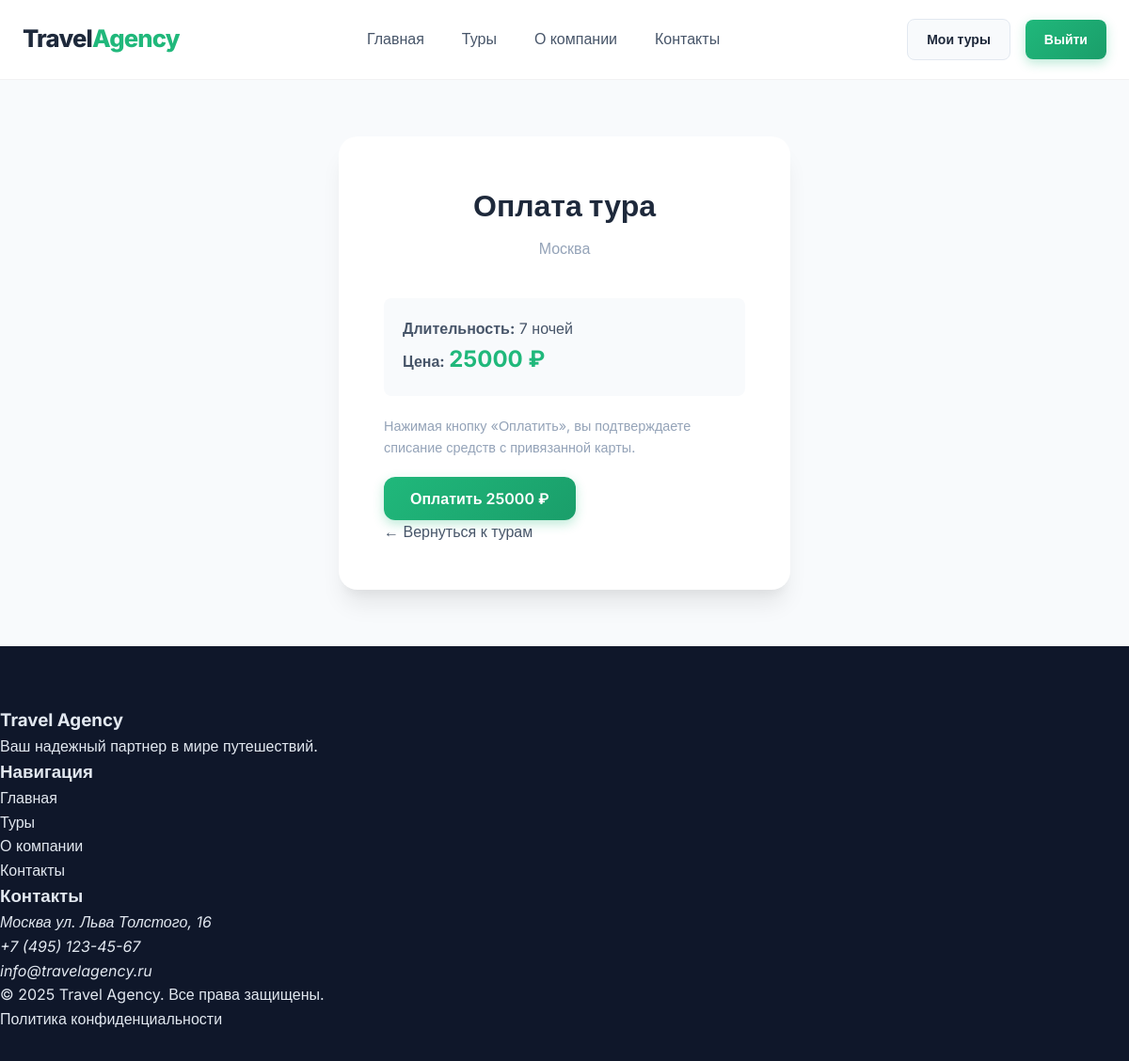
Screenshot of /buy/1/ (signed in) with the database file from the repository.
### travel_agent/models.py (models this page shows, shortened)
class Tour(models.Model):
    title = models.CharField(max_length=200, verbose_name="Название тура")
    category = models.ForeignKey(Category, on_delete=models.CASCADE, related_name='tours', verbose_name="Категория")
    description = models.TextField(verbose_name="Описание")
    price = models.DecimalField(max_digits=10, decimal_places=2, verbose_name="Цена")
    duration = models.PositiveIntegerField(default=7, verbose_name="Длительность (ночей)")
    image = models.ImageField(upload_to='tours/', blank=True, null=True, verbose_name="Изображение")
    is_active = models.BooleanField(default=True, verbose_name="Активен")
    class Meta:
        verbose_name = "Тур"
        verbose_name_plural = "Туры"

### travel_agent/views.py (the view)
# urls.py: path('buy/<int:tour_id>/', views.buy_tour_view, name='buy_tour'),
@login_required
def buy_tour_view(request, tour_id):
    tour = get_object_or_404(Tour, id=tour_id)
    if not Card.objects.filter(user=request.user).exists():
        messages.warning(request, "Для оплаты сначала привяжите карту.")
        return redirect('add_card')
    if request.method == 'POST':
        UserTour.objects.create(user=request.user, tour=tour, status='active')
        messages.success(request, f"Тур «{tour.title}» успешно оплачен!")
        return redirect('my_tours')
    return render(request, 'buy_tour.html', {'tour': tour})

### travel/templates/buy_tour.html (shortened to what this page needs)
{% extends 'base.html' %}
{% block content %}
<section class="auth section">
    <div class="container">
        <div class="auth__wrapper">
            <h1 class="auth__title">Оплата тура</h1>
            <p class="auth__subtitle">{{ tour.title }}</p>
            <div style="background: var(--color-bg-light); padding: 20px; border-radius: 8px; margin-bottom: 20px;">
                <p><strong>Длительность:</strong> {{ tour.duration }} ночей</p>
                <p><strong>Цена:</strong> <span style="color: var(--color-primary); font-size: 1.5rem; font-weight: bold;">{{ tour.price|floatformat:0 }} ₽</span></p>
            </div>
            <form method="POST">
                <p style="margin-bottom: 20px; font-size: 0.9rem; color: var(--color-text-light);">
                    Нажимая кнопку «Оплатить», вы подтверждаете списание средств с привязанной карты.
                </p>
                <button type="submit" class="button button_theme_primary auth__submit">Оплатить {{ tour.price|floatformat:0 }} ₽</button>
            </form>
            <p class="auth__footer-text">
                <a href="{% url 'tour_list' %}" class="auth__link">← Вернуться к турам</a>
            </p>
        </div>
    </div>
</section>
{% endblock %}

### static/css/style.css (style rules this page uses)
:root { --color-primary: #20B87B; --color-primary-dark: #1A9E6A; --color-gradient: linear-gradient(135deg, #20B87B 0%, #1A9E6A 100%); --color-secondary: #1E293B; --color-text: #475569; --color-text-light: #94A3B8; --color-bg: #FFFFFF; --color-bg-light: #F8FAFC; --color-border: #E2E8F0; --color-error: #EF4444; --color-error-bg: #FEF2F2; --color-success: #10B981; --color-success-bg: #ECFDF5; --font-family: 'Inter', sans-serif; --shadow-sm: 0 1px 3px rgba(0, 0, 0, 0.05), 0 1px 2px rgba(0, 0, 0, 0.03); --shadow-md: 0 10px 15px -3px rgba(0, 0, 0, 0.05), 0 4px 6px -2px rgba(0, 0, 0, 0.025); --shadow-lg: 0 20px 25px -5px rgba(0, 0, 0, 0.08), 0 10px 10px -5px rgba(0, 0, 0, 0.04); --radius: 12px; --radius-lg: 20px; --transition: 0.3s cubic-bezier(0.4, 0, 0.2, 1); }
*, *::before, *::after { box-sizing: border-box; margin: 0; padding: 0; }
html { scroll-behavior: smooth; }
body { font-family: var(--font-family); color: var(--color-text); background-color: var(--color-bg); line-height: 1.6; font-size: 16px; -webkit-font-smoothing: antialiased; }
a { color: inherit; text-decoration: none; }
.container { max-width: 1200px; margin: 0 auto; padding: 0 24px; }
.section { padding: 80px 0; }
.button { display: inline-flex; align-items: center; justify-content: center; gap: 0.5rem; padding: 0.8rem 1.75rem; border: none; border-radius: var(--radius); font-family: inherit; font-size: 1rem; font-weight: 600; cursor: pointer; transition: all var(--transition); text-decoration: none; }
.button_theme_primary { background: var(--color-gradient); color: #FFFFFF; box-shadow: 0 4px 12px rgba(32, 184, 123, 0.3); }
.auth { padding: 60px 0; background-color: var(--color-bg-light); min-height: calc(100vh - 200px); display: flex; align-items: center; }
.auth__wrapper { max-width: 480px; width: 100%; margin: 0 auto; background-color: #FFFFFF; border-radius: var(--radius-lg); box-shadow: var(--shadow-lg); padding: 3rem; }
.auth__title { font-size: 2rem; font-weight: 800; color: var(--color-secondary); text-align: center; margin-bottom: 0.5rem; }
.auth__subtitle { text-align: center; color: var(--color-text-light); margin-bottom: 2.5rem; }

### rows the page displays
Tour: title "Москва", duration "7", price "25000"
